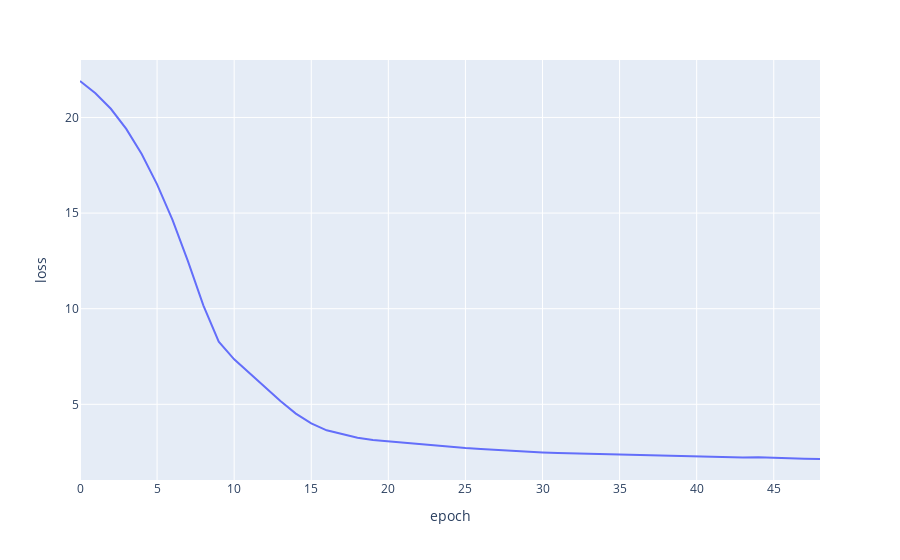

The cell this chart's notebook holds for it:
### Code cell
fig = px.line(df, x='epoch',y='loss')
fig.show()

### Figure 1 — Plotly figure (JSON) as saved in the notebook; plotly's stock layout.template omitted (floating-point values rounded to 4 significant figures)
{"data": [{"hovertemplate": "epoch=%{x}<br>loss=%{y}<extra></extra>", "legendgroup": "", "line": {"color": "#636efa", "dash": "solid"}, "marker": {"symbol": "circle"}, "mode": "lines", "name": "", "orientation": "v", "showlegend": false, "type": "scatter", "x": [0, 1, 2, 3, 4, 5, 6, 7, 8, 9, 10, 11, 12, 13, 14, 15, 16, 17, 18, 19, 20, 21, 22, 23, 24, 25, 26, 27, 28, 29, 30, 31, 32, 33, 34, 35, 36, 37, 38, 39, 40, 41, 42, 43, 44, 45, 46, 47, 48], "xaxis": "x", "y": [21.91, 21.27, 20.45, 19.4, 18.09, 16.5, 14.65, 12.49, 10.17, 8.278, 7.351, 6.613, 5.861, 5.168, 4.513, 4.001, 3.64, 3.431, 3.247, 3.13, 3.058, 2.967, 2.905, 2.849, 2.763, 2.715, 2.67, 2.618, 2.562, 2.536, 2.486, 2.455, 2.436, 2.421, 2.382, 2.363, 2.353, 2.335, 2.299, 2.298, 2.263, 2.247, 2.229, 2.219, 2.227, 2.191, 2.171, 2.154, 2.14], "yaxis": "y"}], "layout": {"legend": {"tracegroupgap": 0}, "margin": {"t": 60}, "xaxis": {"anchor": "y", "domain": [0, 1], "title": {"text": "epoch"}}, "yaxis": {"anchor": "x", "domain": [0, 1], "title": {"text": "loss"}}}}
